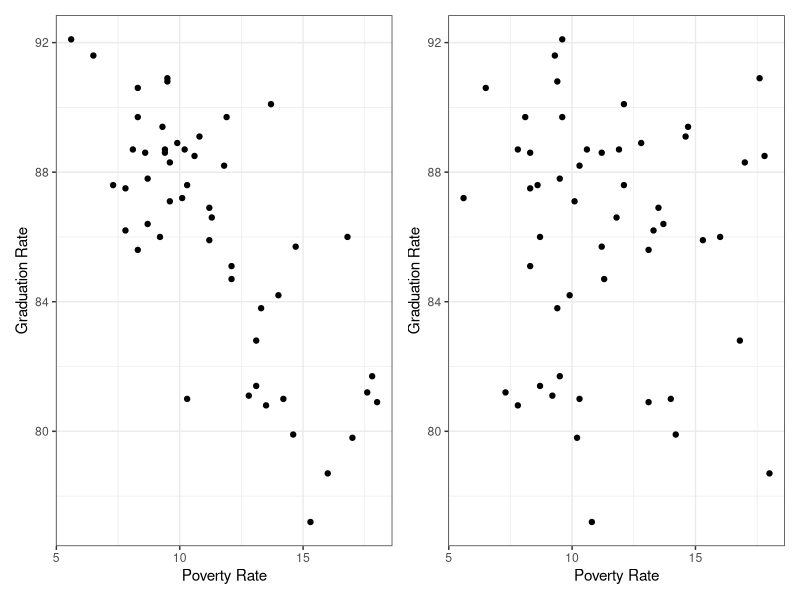
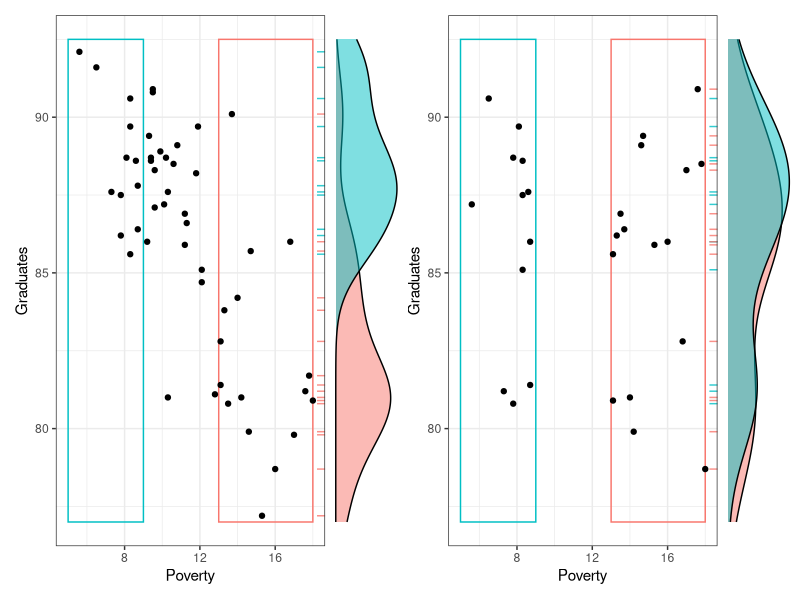
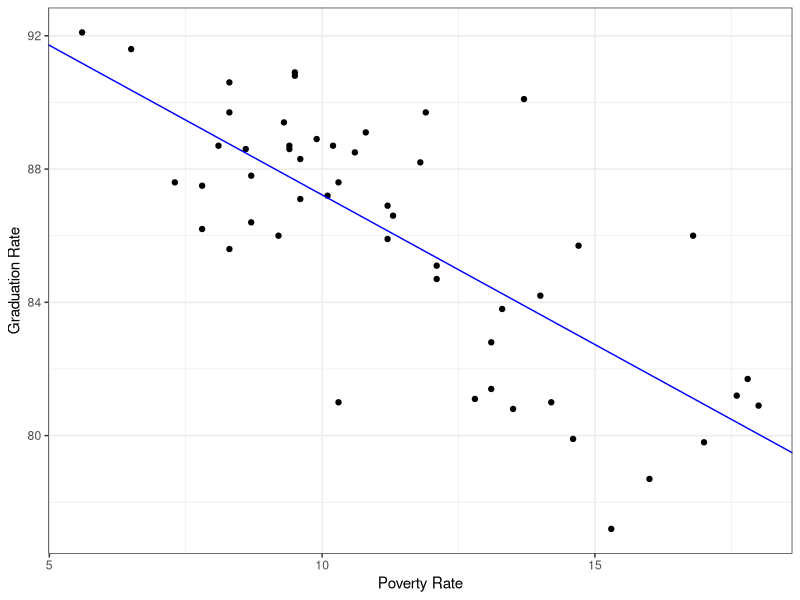
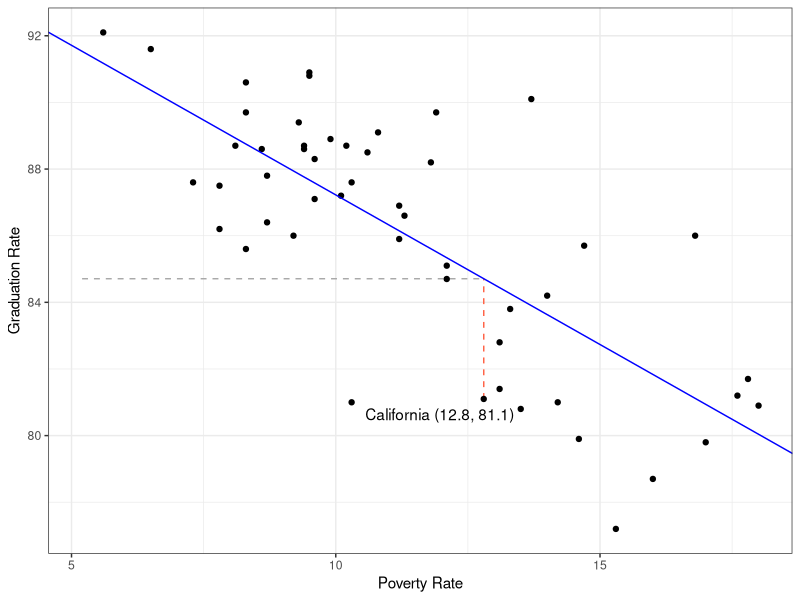
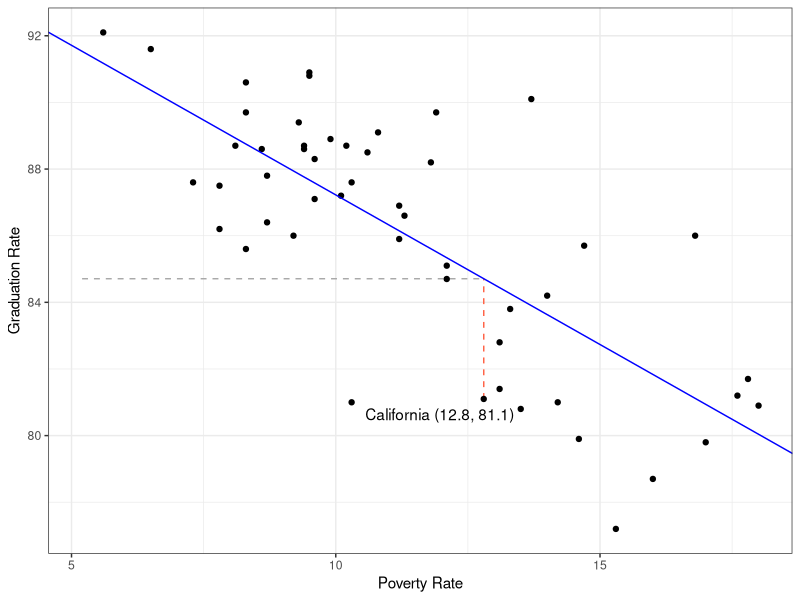

Recreate these plots in R, in order.
## ---- chunk 1
#| fig-height: 3
#| fig-width: 6.2
#| fig-align: center
library(tidyverse)
poverty <- read_delim("poverty.csv")

poverty <- poverty %>%
  mutate(group = case_when(
    Poverty < 9 ~ "low",
    Poverty >= 9 & Poverty <= 13 ~ "med",
    Poverty > 13 ~ "hi"
  )) 

pA <- ggplot(poverty, aes(x = Poverty, 
                    y = Graduates)) +
  geom_point() +
  labs(x = "Poverty Rate",
       y = "Graduation Rate") +
  theme_bw()

set.seed(50)
poverty_shuffled <- poverty
poverty_shuffled$Graduates <- sample(poverty$Graduates)

pB <- ggplot(poverty_shuffled, aes(x = Poverty, 
                    y = Graduates)) +
  geom_point() +
  labs(x = "Poverty Rate",
       y = "Graduation Rate") +
  theme_bw()

library(patchwork)
pA + pB
## ---- chunk 2
#| fig-height: 3
#| fig-width: 7.5
#| fig-align: center

# Prepare plot on the left
poverty_2 <- poverty %>%
  filter(group != "med")

p_real_densities <-  poverty_2 %>%
  ggplot(aes(y = Graduates, fill = group)) +
  geom_density(alpha = .5) +
  theme_void() + 
  theme(legend.position = "none") +
  lims(y = c(77, 92.5))

p_real_scatter <- poverty %>%
  ggplot(aes(x = Poverty, 
             y = Graduates)) +
  annotate("rect", xmin = 5, xmax = 9,
           ymin = 77, ymax = 92.5, alpha = .35,
           color = "#00BFC4", fill = NA) +
  annotate("rect", xmin = 13, xmax = 18,
           ymin = 77, ymax = 92.5, alpha = .35,
           color = "#F8766D", fill = NA) +
  geom_point() +
  geom_rug(data = poverty_2,
           aes(color = group), 
           alpha = .8, sides = "r") +
  theme_bw() +
  theme(legend.position = "none")

# Prepare plot on the right
poverty_shuffled_2 <- poverty_shuffled %>%
  filter(group != "med")

p_shuf_densities <-  poverty_shuffled_2 %>%
  ggplot(aes(y = Graduates, fill = group)) +
  geom_density(alpha = .5) +
  theme_void() + 
  theme(legend.position = "none") +
  lims(y = c(77, 92.5))

p_shuf_scatter <- poverty_shuffled_2 %>%
  ggplot(aes(x = Poverty, 
             y = Graduates)) +
  annotate("rect", xmin = 5, xmax = 9,
           ymin = 77, ymax = 92.5, alpha = .35,
           color = "#00BFC4", fill = NA) +
  annotate("rect", xmin = 13, xmax = 18,
           ymin = 77, ymax = 92.5, alpha = .35,
           color = "#F8766D", fill = NA) +
  geom_point() +
  geom_rug(data = poverty_shuffled_2,
           aes(color = group), 
           alpha = .8, sides = "r") +
  theme_bw() +
  theme(legend.position = "none")

p_real_scatter + p_real_densities + 
  p_shuf_scatter + p_shuf_densities + 
  plot_layout(widths = c(4, 1, 4, 1))
## ---- chunk 3
select(poverty, Graduates, Poverty)
## ---- chunk 4
#| echo: true
#| code-fold: false

poverty %>%
  summarize(r = cor(Poverty, Graduates))
## ---- chunk 5
#| echo: true
#| code-fold: false

poverty_shuffled %>%
  summarize(r = cor(Poverty, Graduates))
## ---- chunk 6
#| fig-width: 3
#| fig-height: 3
#| fig-align: center
m1 <- lm(Graduates ~ Poverty, poverty)

ggplot(poverty, aes(x = Poverty, 
                    y = Graduates)) +
  geom_point() +
  geom_abline(slope = coef(m1)[2],
              intercept = coef(m1)[1],
              color = "blue") +
  labs(x = "Poverty Rate",
       y = "Graduation Rate") +
  theme_bw()
## ---- chunk 7
#| code-fold: false
#| echo: true
lm(Graduates ~ Poverty, data = poverty)
## ---- chunk 8
#| code-fold: false
#| echo: true
poverty %>%
  filter(State == "California") %>%
  select(State, Graduates, Poverty)
## ---- chunk 9
#| code-fold: false
#| echo: true
y_hat <- 96.2022 - 0.8979 * 12.8
y_hat
## ---- chunk 10
#| code-fold: false
#| echo: true
81.1 - y_hat
## ---- chunk 11
#| fig-width: 4
#| fig-height: 4
#| fig-align: center
library(ggrepel)
poverty <- poverty %>%
  mutate(is_ca = case_when(
    State == "California" ~ "California (12.8, 81.1)", 
    TRUE ~ ""))
ca_pred <- m1$fitted.values[poverty$State == "California"]
poverty %>%
  ggplot(aes(x = Poverty, 
             y = Graduates)) +
  annotate("segment", x = 12.8, xend = 12.8, 
           y = 81.1, yend = ca_pred,
           lty = 2, color = "tomato") +
  annotate("segment", x = 5.2, xend = 12.8, 
           y = ca_pred, yend = ca_pred,
           lty = 2, color = "darkgray") +
  geom_point() +
  geom_text_repel(aes(label = is_ca)) +
  geom_abline(slope = coef(m1)[2],
              intercept = coef(m1)[1],
              color = "blue") +
  labs(x = "Poverty Rate",
       y = "Graduation Rate") +
  theme_bw()
## ---- chunk 12
#| fig-width: 4
#| fig-height: 4
#| fig-align: center
#| echo: false
library(ggrepel)
poverty <- poverty %>%
  mutate(is_ca = case_when(
    State == "California" ~ "California (12.8, 81.1)", 
    TRUE ~ ""))
ca_pred <- m1$fitted.values[poverty$State == "California"]
poverty %>%
  ggplot(aes(x = Poverty, 
             y = Graduates)) +
  annotate("segment", x = 12.8, xend = 12.8, 
           y = 81.1, yend = ca_pred,
           lty = 2, color = "tomato") +
  annotate("segment", x = 5.2, xend = 12.8, 
           y = ca_pred, yend = ca_pred,
           lty = 2, color = "darkgray") +
  geom_point() +
  geom_text_repel(aes(label = is_ca)) +
  geom_abline(slope = coef(m1)[2],
              intercept = coef(m1)[1],
              color = "blue") +
  labs(x = "Poverty Rate",
       y = "Graduation Rate") +
  theme_bw()
